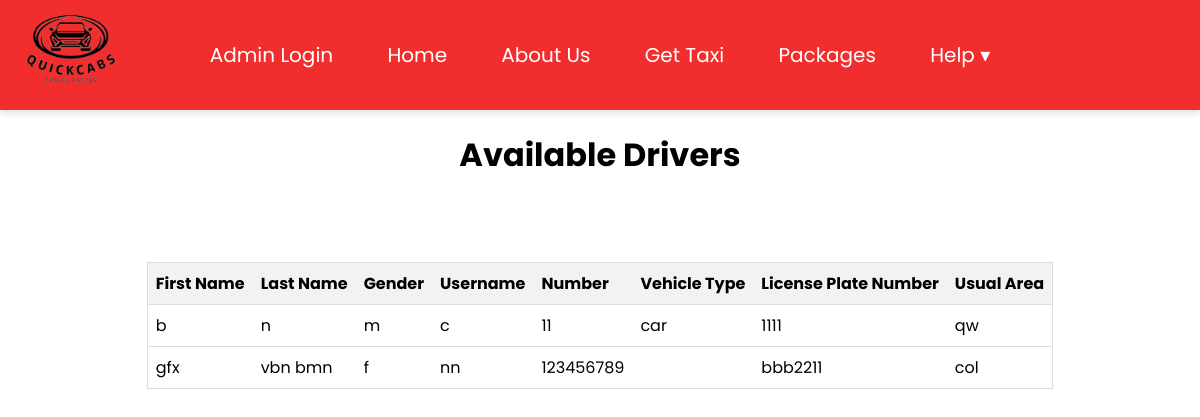
/driverTable.php, run on the app's committed database.
### tables this page shows
CREATE TABLE `drivers` (
  `firstName` varchar(50) NOT NULL,
  `lastName` varchar(50) NOT NULL,
  `gender` enum('m','f') NOT NULL,
  `email` varchar(50) NOT NULL,
  `username2` varchar(50) NOT NULL,
  `password2` varchar(20) NOT NULL,
  `number` int(10) NOT NULL,
  `nic` int(12) NOT NULL,
  `vehicleType` enum('car','three wheeler','bike') NOT NULL,
  `lisensePlate` varchar(20) NOT NULL,
  `Area` text NOT NULL,
  `userid` int(11) NOT NULL
);

### driverTable.php (the view, shortened to what this page needs)
<!DOCTYPE html>
<html lang="en">
<head>
    <link rel="stylesheet" href="style.css">
</head>
<body>
<header>
    <div class="logo">
    <img src="./image/logo.png" alt="logo">
</div>
    <nav><ul class="menu">
        <li><a href="adminLogin.php">Admin Login</a></li>
        <li><a href="home.php">Home</a></li>
        <li><a href="aboutUs.php">About Us</a></li>
        <li><a href="getTaxi1.php">Get Taxi</a></li>
        <li><a href="packages.php">Packages</a></li>
        <li class="dropdown">
            <a href="help.php">Help ▾</a>
        </li>
    </ul>
</nav>
    </header>
    <h1><center>Available Drivers</center></h1>
    <br><br><br>
    <div class="table-container">
    <?php
    $conn = new mysqli('localhost','root','','cab service data');
    $sql = "SELECT * FROM drivers ";
    echo '<form method="post">';
    echo '<table class="styled-table">';
    echo '<thead>
            <tr>
              <th>First Name</th>
              <th>Last Name</th>
              <th>Gender</th>
              <th> Username</td>
              <th>Number</th>
              <th>Vehicle Type</th>
              <th>License Plate Number</th>
              <th>Usual Area</th>
            </tr>
          </thead>';
    if ($result = $conn->query($sql)) {
    while ($row = $result->fetch_assoc()) {
        $field1name = $row["firstName"];
        $field2name = $row["lastName"];
        $field3name = $row["gender"];
        $field4name = $row["username2"];
        $field5name = $row["number"];
        $field6name = $row["vehicleType"];
        $field7name = $row["lisensePlate"];
        $field8name = $row["Area"];
        echo '<tr>
                  <td>'.$field1name.'</td>
                  <td>'.$field2name.'</td>
                  <td>'.$field3name.'</td>
                  <td>'.$field4name.'</td>
                  <td>'.$field5name.'</td>
                  <td>'.$field6name.'</td>
                  <td>'.$field7name.'</td>
                  <td>'.$field8name.'</td>
              </tr>';
        }
    }
    echo '</table>';
    echo '</form>';
    ?>
    </div>
</body>
</html>

### style.css (style rules this page uses)
body { background-color: #333; margin: 0; font-family: 'Poppins', sans-serif; }
header { background-color: #F12D2D; color: black; padding: 20px 0; text-align: center; box-shadow: 0 4px 6px rgba(0, 0, 0, 0.1); }
nav { background: #F12D2D; }
.logo { position: absolute; top: 0; left: 0; }
.logo img { width: 150px; height: auto; }
.menu { list-style: none; margin: 0; padding: 0; }
.menu li { display: inline-block; position: relative; }
.menu li a { display: block; padding: 20px 25px; color: #FFF; text-decoration: none; text-align: center; font-size: 20px; border-radius: 20px; transition: background-color 0.4s; }

### driverTable.php (style rules this page uses)
.table-container { display: flex; justify-content: center; align-items: center; height: 100px; }
body { background-color: #fff; }
.styled-table { width: 100%; border-collapse: collapse; border: 1px solid #ddd; }
.styled-table td, .styled-table th { padding: 8px; border-bottom: 1px solid #ddd; text-align: left; }
.styled-table th { background-color: #f2f2f2; }

### data on the page
drivers: firstName "b", lastName "n", gender "m", username2 "c", number "11", vehicleType "car", lisensePlate "1111", Area "qw"
drivers: firstName "gfx", lastName "vbn bmn", gender "f", username2 "nn", number "123456789", lisensePlate "bbb2211", Area "col"
